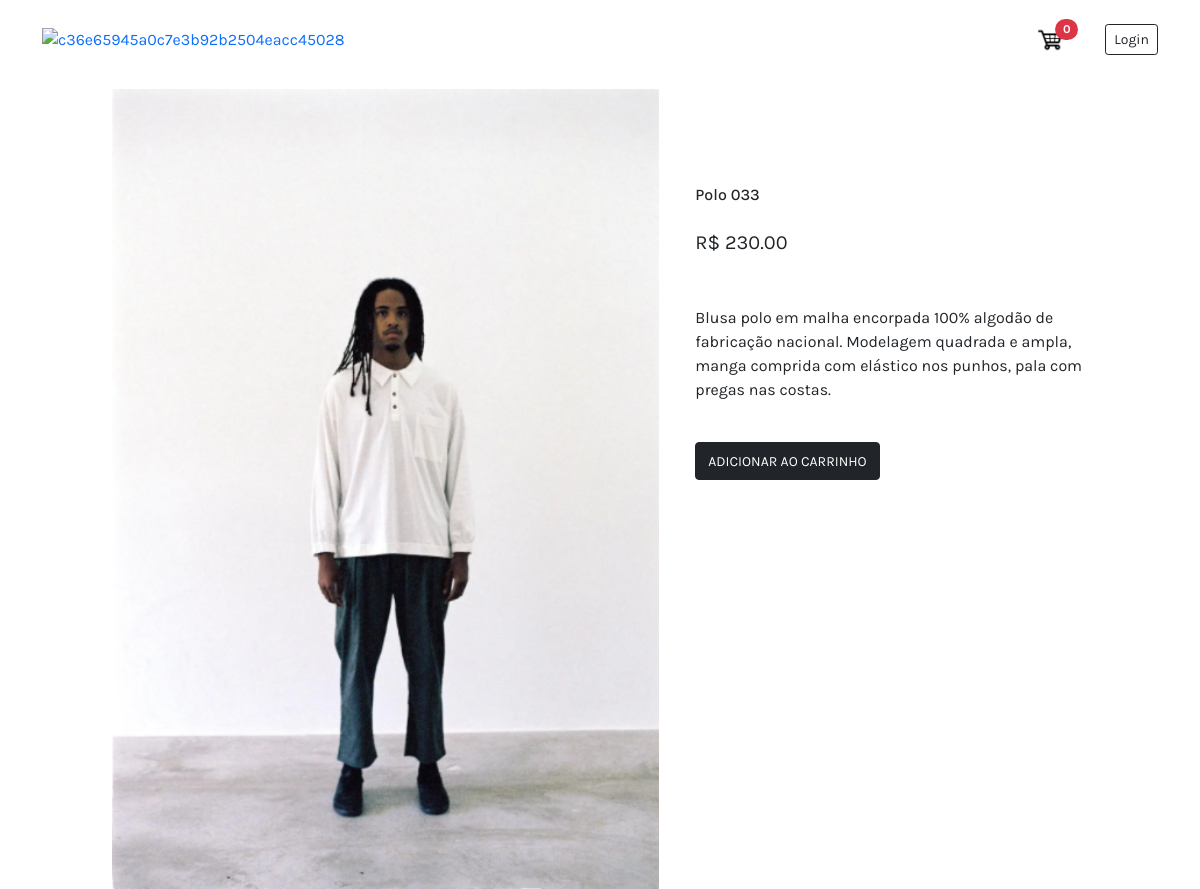
The app's page /product/4 with its own data.
### store/models.py (models this page shows, shortened)
class Product(models.Model):
    product_code = models.CharField(max_length=5, unique=True)
    name = models.CharField(max_length=30, null=False)
    price = models.DecimalField(max_digits=7,decimal_places=2)
    image = models.ImageField(null=True, blank=True)
    description = models.TextField(null=True, blank=True, max_length=200)

### store/views.py (the view)
# urls.py: path('product/<str:pk>', views.product, name='product'),
def product(request, pk):
    product = Product.objects.get(id=pk)
    if request.user.is_authenticated:
        customer = request.user.customer
        order, created = Order.objects.get_or_create(customer=customer, complete=False)
        item = OrderItem.objects.get_or_create(order=order, product=product)[0]
        quantity = item.quantity
        cartItems = order.get_cart_items
    else:
        cookieData = cookieCart(request)
        cartItems = cookieData['cartItems']
        order = cookieData['order']
        quantity = ''
        try:
            for i in cookieData['items']:
                if i['product'] == product:
                    quantity = i['quantity']
        except:
            pass
    context = {
        'product': product,
        'order': order,
        'cartItems': cartItems,
        'quantity': quantity,
    }
    return render(request, 'store/product.html', context)

### store/utils.py (called while the page is built, shortened)
def cookieCart(request):
    try:
        cart = json.loads(request.COOKIES['cart'])
    except:
        cart = {}
    print('Cart:', cart)
    items = []
    order = {'get_cart_total':0, 'get_cart_items':0}
    cartItems = order['get_cart_items']
    return {'cartItems':cartItems, 'order':order, 'items':items}

### store/templates/store/product.html
{% extends 'store/main.html' %}
{% load static %}
{% block content %}
<div class="container mt-4" style="max-width: 1000px;">
  <div class="row">
    <div class="col-7 pe-4">
      <img class="w-100" style="max-height: 800px;" src="{{product.image.url}}" alt="">
    </div>
    <div class="col-5 mt-5">
      <h6 class="mt-5" >{{product.name}}</h6>
      <p class="fs-5 mt-4">R$ {{product.price|floatformat:2}}</p>
      <p class="mt-5" >{{product.description}}</p>
      {% if quantity > 0 %}
      <div class="d-flex">
        <img data-product="{{product.id}}" data-action="add" style="height: 20px; cursor:pointer;"
          class="my-auto chg-quantity update-cart" src="{% static  'images/plus.png' %}">
        <p class="pt-2 mx-2 fw-bold">{{quantity}}</p>
        <img data-product="{{product.id}}" data-action="remove" style="height: 20px; cursor:pointer;"
          class="my-auto chg-quantity update-cart" src="{% static  'images/minus.png' %}">
      </div>
      <a href="{% url 'cart' %}">
        <button class="mt-4 btn btn-dark text-center">
          <small>IR PARA CARRINHO</small>
        </button>
      </a>
      {% else %}
        <button class="update-cart mt-4 btn btn-dark  text-center" data-product="{{product.id}}" data-action="add" type="submit" name="buy">
          <small>ADICIONAR AO CARRINHO</small>
        </button>
      {% endif %}
    </div>
  </div>
</div>
{% endblock content %}

### store/templates/store/main.html (style rules this page uses)
* { font-family: 'Karla', sans-serif; }

### records on screen
Product: image (picture), name "Polo 033", price "230.00", description "Blusa polo em malha encorpada 100% algodão de fabricação nacional. Modelagem quadrada e ampla, manga comprida com elástico nos punhos, pala com pregas nas costas."

### other values on screen
{{ cartItems }} "0"
